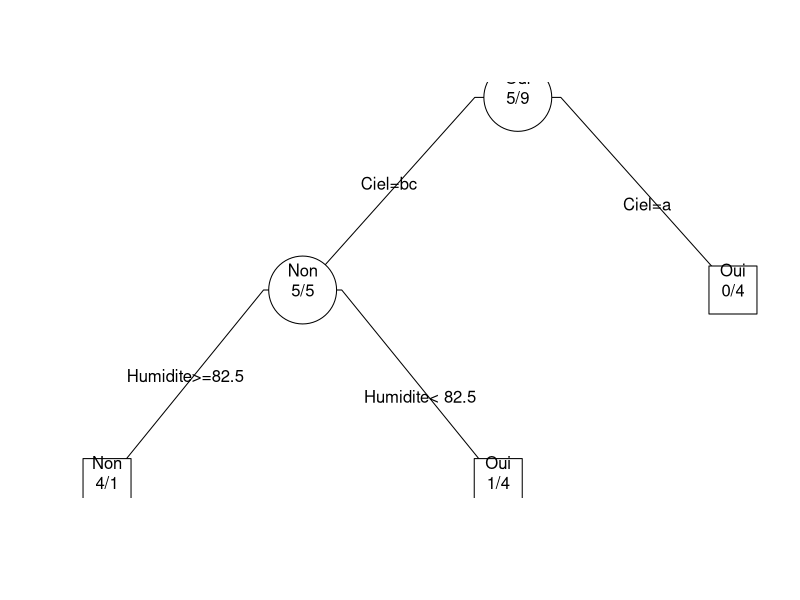
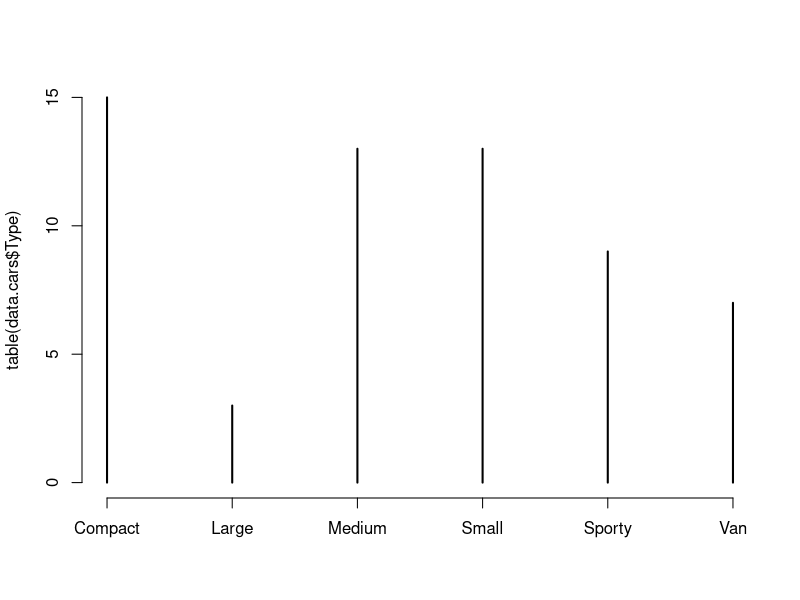
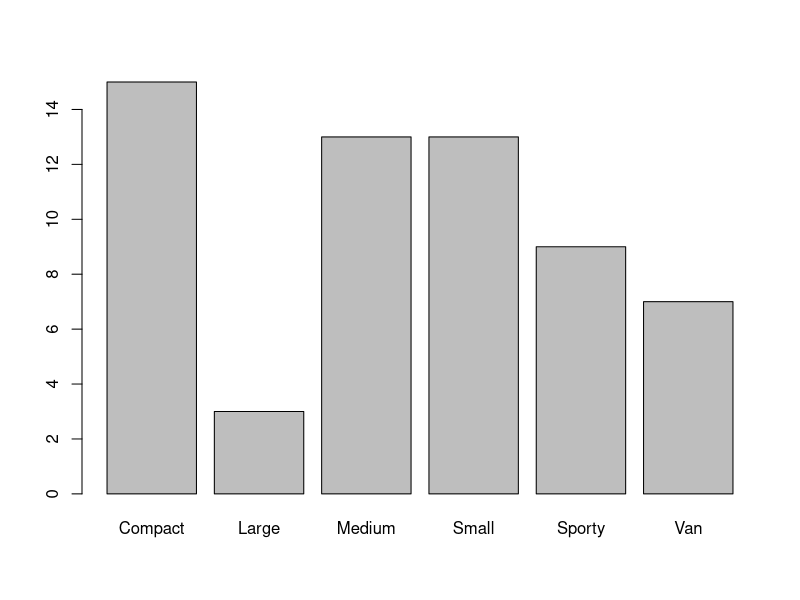
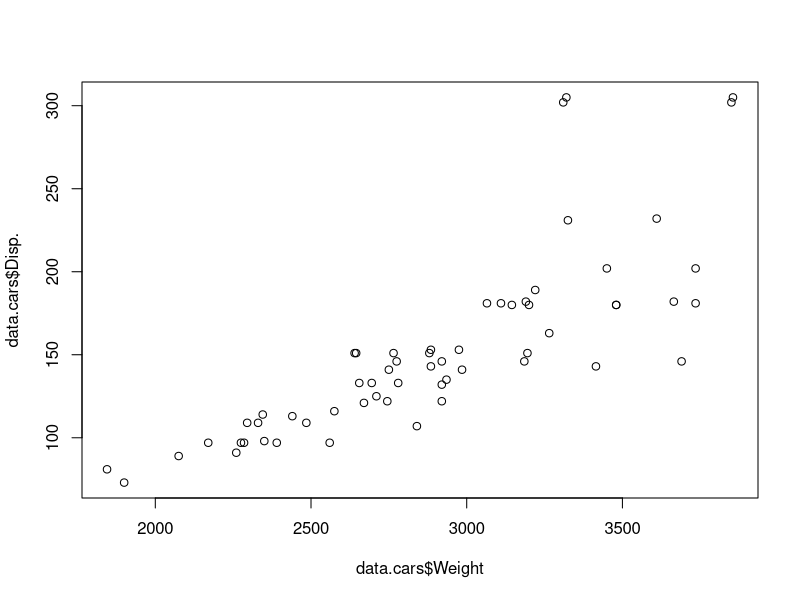
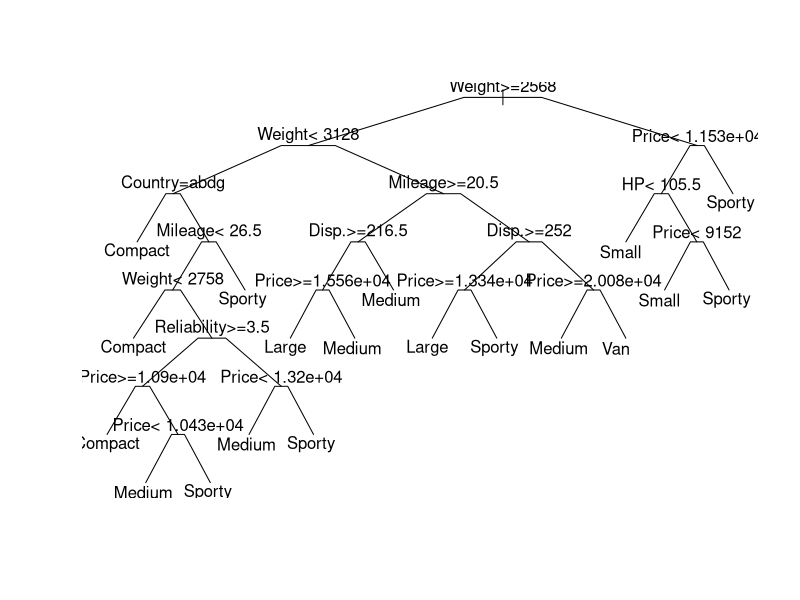

These figures' R source, in order:

###################################
##### TP3 : Arbre de décision #####
###################################

##### Exercice 1 :
##################

library(rpart)

data.tennis <- read.csv("tennis.csv")

# On construit un arbre de prédiction sur la classe Jouer en fonction du Ciel, de la temperature, de l'humidité et du vent.
tree.tennis <- rpart( Jouer ~ Ciel + Temperature + Humidite + Vent, data.tennis )
# On affiche le modèle
tree.tennis

# n=14 
###   nombre d'observations
# 1) root 14 5 Oui (0.3571429 0.6428571) *
###   5 erreurs sur 14, oui avec 64% de chance de réussite

# On change les paramètres de rpart
tennis.cnt <- rpart.control(minsplit = 5)
# On recréé l'arbre
tree.tennis <- rpart( Jouer ~ Ciel + Temperature + Humidite + Vent, data.tennis, control = tennis.cnt )
tree.tennis

# On affiche l'arbre
plot(tree.tennis, branch=.2, uniform=T, compress=T)
text(tree.tennis, all=T, use.n=T, fancy=T)

# On réalise la prédiction
predict(tree.tennis, data.tennis)
# On créé la matrice de confusion
conf <- table(predict(tree.tennis, data.tennis,"class"),data.tennis$Jouer)

# On réutilise notre fonction de calcul d'erreur
calcErr <- function(v) {
  sumdiag <- 0
  for (i in c(1:length(v[,1]))) {
    sumdiag <- sumdiag + v[i,i]
  }
  err <- (1 - (sumdiag / sum(v)) ) * 100

  print(paste0("Taux d'erreur : ", err, "%"))
}

calcErr(conf)


##### Exercice 2 : Elagage
##########################

data("car.test.frame")
data.cars <- car.test.frame

head(data.cars)

str(data.cars)

### Type attribut
# Price = vectorint
# Country = factor
# Reliability = vectorint
# Mileage = vectorint
# Type = factor
# Weight = vectorint
# Disp. = vectorint
# HP = vectorint

data.cars["Nissan Maxima V6",]

plot(table(data.cars$Type))
barplot(table(data.cars$Type))

plot(data.cars$Weight,data.cars$Disp.)

cars.cnt <- rpart.control(minsplit = 1)
tree.cars <- rpart(Type ~ Price + Country + Reliability + Mileage + Weight+ Disp. + HP, data.cars, control = cars.cnt )
tree.cars
plot(tree.cars, branch=.2, uniform=T, compress=T)
text(tree.cars)

tree.cars.pruned <- prune(tree.cars,cp=0.02)
tree.cars.pruned
